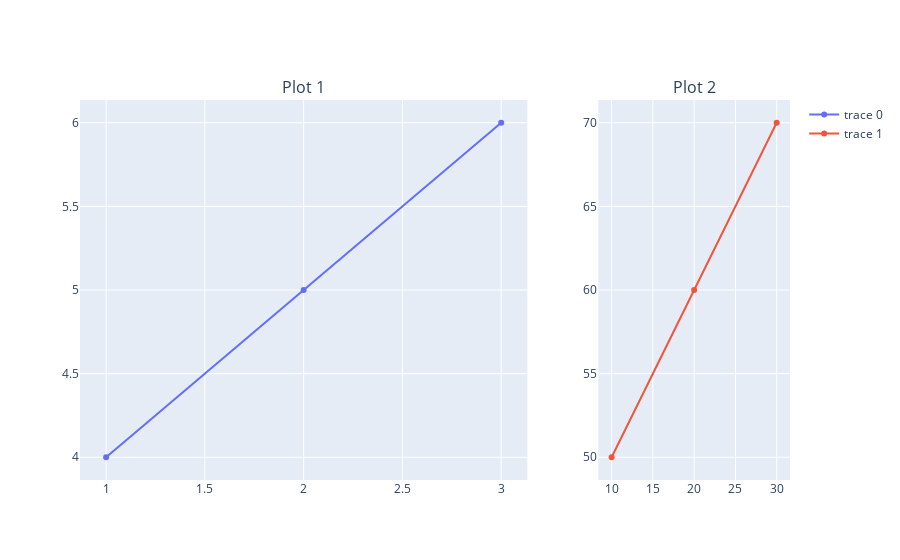

Notebook code cell kept with this figure:
### Markdown cell above
## 여러개의 그래프를 하나로 만들기

### Code cell
from plotly.subplots import make_subplots
import plotly.graph_objects as go 

x1 = [1, 2, 3]
y1 = [4, 5, 6]
x2 = [10, 20, 30]
y2 = [50, 60, 70]

fig = make_subplots(rows = 1
                    , cols = 2
                    , subplot_titles=("Plot 1", "Plot 2")
                    , column_widths = [0.7, 0.3]) # size control 

fig.add_trace(
    go.Scatter(x = x1, y = y1), 
    row = 1, col = 1
)

fig.add_trace(
    go.Scatter(x = x2, y = y2), 
    row = 1, col = 2
)

fig.show()

### Figure 1 — Plotly figure (JSON) as saved in the notebook; plotly's stock layout.template omitted (floating-point values rounded to 4 significant figures)
{"data": [{"type": "scatter", "x": [1, 2, 3], "xaxis": "x", "y": [4, 5, 6], "yaxis": "y"}, {"type": "scatter", "x": [10, 20, 30], "xaxis": "x2", "y": [50, 60, 70], "yaxis": "y2"}], "layout": {"annotations": [{"font": {"size": 16}, "showarrow": false, "text": "Plot 1", "x": 0.315, "xanchor": "center", "xref": "paper", "y": 1, "yanchor": "bottom", "yref": "paper"}, {"font": {"size": 16}, "showarrow": false, "text": "Plot 2", "x": 0.865, "xanchor": "center", "xref": "paper", "y": 1, "yanchor": "bottom", "yref": "paper"}], "autosize": true, "xaxis": {"anchor": "y", "autorange": true, "domain": [0, 0.63], "range": [0.868, 3.132], "type": "linear"}, "xaxis2": {"anchor": "y2", "autorange": true, "domain": [0.73, 1], "range": [8.389, 31.61], "type": "linear"}, "yaxis": {"anchor": "x", "autorange": true, "domain": [0, 1], "range": [3.835, 6.165], "type": "linear"}, "yaxis2": {"anchor": "x2", "autorange": true, "domain": [0, 1], "range": [48.35, 71.65], "type": "linear"}}}
